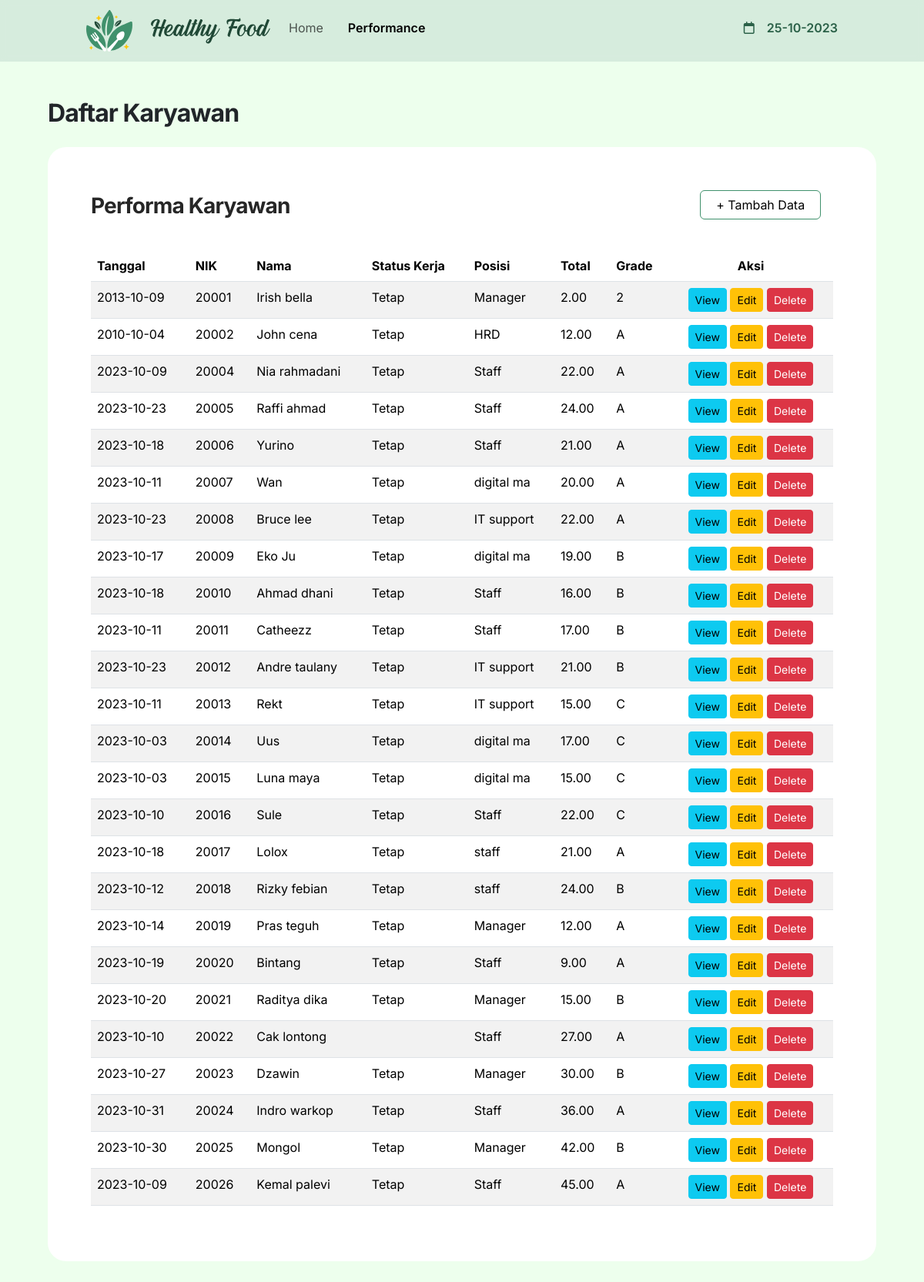
Page /performance.php on the committed database.
### tables this page shows
CREATE TABLE `performance` (
  `nik` int(8) NOT NULL,
  `foto` varchar(200) NOT NULL,
  `nama` varchar(200) NOT NULL,
  `status_kerja` enum('Tetap','Tidak Tetap') NOT NULL,
  `position` varchar(10) NOT NULL,
  `tgl_penilaian` date NOT NULL,
  `responsibility` decimal(10,2) NOT NULL,
  `teamwork` decimal(10,2) NOT NULL,
  `management_time` decimal(10,2) NOT NULL,
  `total` decimal(10,2) NOT NULL,
  `grade` varchar(3) NOT NULL
);

### performance.php (the view, shortened to what this page needs)
<?php
include "sqlConnect.php"
?>
<!DOCTYPE html>
<html lang="en">
<head>
    <link href="https://cdn.jsdelivr.net/npm/bootstrap@5.3.2/dist/css/bootstrap.min.css" rel="stylesheet">
    <link rel="stylesheet" href="style.css">
    <link rel="stylesheet" href="https://cdnjs.cloudflare.com/ajax/libs/font-awesome/6.4.2/css/all.min.css" />
</head>
<body>
    <nav class="navbar navbar-expand-lg bg-body-tertiary sticky-top">
        <div class="container-fluid">
            <a class="navbar-brand" href="#"><img src="images/logo.svg"><img src="images/logoText.svg"></a>
            <div class="collapse navbar-collapse" id="navbarNavAltMarkup">
                <div class="navbar-nav">
                    <div>
                        <a class="nav-link" aria-current="page" href="index.php">Home</a>
                        <a class="nav-link active" href="performance.php">Performance</a>
                    </div>
                    <div>
                        <i class="fa-regular fa-calendar"></i>
                        <p id="tgl">tanggal</p>
                    </div>
                </div>
            </div>
        </div>
    </nav>
    <div class="container">
        <div class="content-body">
            <h1 class="PageTitle mt-3">Daftar Karyawan</h1>
            <div class="card">
                <div class="card-body">
                    <div class="row">
                        <div class="col-12 col-lg-6">
                            <div class="card-title">
                                <h2 class="table-title mt-1">Performa Karyawan</h2>
                            </div>
                        </div>
                        <div class="col-12 col-lg-6 d-flex justify-content-end">
                            <div class="col-12 col-xl-4 col-lg-6 col-sm-12 btn-top">
                                <a href="tambah-performance.php" class="btn btn-primary" style="background-color:white;color:black;border:1;border-color:#40916C;width:100%">
                                    + Tambah Data
                                </a>
                            </div>
                        </div>
                    </div>
                </div>
                <div class="table-responsive p-3">
                    <table class="table table-striped">
                        <thead>
                            <tr>
                                <th>Tanggal</th>
                                <th>NIK</th>
                                <th>Nama</th>
                                <th>Status Kerja</th>
                                <th>Posisi</th>
                                <th>Total</th>
                                <th>Grade</th>
                                <th style="text-align:center">Aksi</th>
                            </tr>
                        </thead>
                        <tbody>
                            <?php
                            $ssql = "select * from performance";
                            $result = mysqli_query($conn, $ssql);
                            if ($result->num_rows > 0) {
                                while ($row = $result->fetch_assoc()) {
                            ?>
                                    <tr>
                                        <td><?php echo $row["tgl_penilaian"] ?></td>
                                        <td><?php echo $row["nik"] ?></td>
                                        <td><?php echo $row["nama"] ?></td>
                                        <td><?php echo $row["status_kerja"] ?></td>
                                        <td><?php echo $row["position"] ?></td>
                                        <td><?php echo $row["total"] ?></td>
                                        <td><?php echo $row["grade"] ?></td>
                                        <td align="center">
                                            <a href="view_performance.php?nik=<?php echo $row['nik']; ?>" class="btn btn-info btn-sm">View</a>
                                            <a href="edit_performance.php?nik=<?php echo $row['nik']; ?>" class="btn btn-warning btn-sm">Edit</a>
                                            <button type="button" class="btn btn-danger btn-sm" data-bs-toggle="modal" data-bs-target="#modalHapus">Delete</button>
                                        </td>
                                    </tr>
                            <?php
                                }
                            }
                            ?>
                        </tbody>
                    </table>
                </div>
            </div>
        </div>
    </div>
</body>
</html>

### style.css (style rules this page uses)
body { background-color: #EDFFED; height: 2000px; font-family: 'Inter', sans-serif; }
h1 { font-weight: 600; }
a { color: #2B6148; text-decoration: none; }
.card { border-radius: 24px; border: none; padding: 40px; }

### performance.php (style rules this page uses)
.container { padding: 2rem; }
.PageTitle { font-family: "Inter"; font-style: normal; font-weight: 700; font-size: 32px; line-height: 120%; letter-spacing: -0.03em; margin-bottom: 25px; }
.table-title { font-family: "Inter"; font-style: normal; font-weight: 700; font-size: 28px; line-height: 120%; letter-spacing: -0.03em; color: #262626; }
.btn-top { margin-left: 1em; margin-right: 1em; }

### rows in the picture
performance: tgl_penilaian "2013-10-09", nik "20001", nama "Irish bella", status_kerja "Tetap", position "Manager", total "2.00", grade "2"
performance: tgl_penilaian "2010-10-04", nik "20002", nama "John cena", status_kerja "Tetap", position "HRD", total "12.00", grade "A"
performance: tgl_penilaian "2023-10-09", nik "20004", nama "Nia rahmadani", status_kerja "Tetap", position "Staff", total "22.00", grade "A"
performance: tgl_penilaian "2023-10-23", nik "20005", nama "Raffi ahmad", status_kerja "Tetap", position "Staff", total "24.00", grade "A"
performance: tgl_penilaian "2023-10-18", nik "20006", nama "Yurino", status_kerja "Tetap", position "Staff", total "21.00", grade "A"
performance: tgl_penilaian "2023-10-11", nik "20007", nama "Wan", status_kerja "Tetap", position "digital ma", total "20.00", grade "A"
performance: tgl_penilaian "2023-10-23", nik "20008", nama "Bruce lee", status_kerja "Tetap", position "IT support", total "22.00", grade "A"
performance: tgl_penilaian "2023-10-17", nik "20009", nama "Eko Ju", status_kerja "Tetap", position "digital ma", total "19.00", grade "B"
performance: tgl_penilaian "2023-10-18", nik "20010", nama "Ahmad dhani", status_kerja "Tetap", position "Staff", total "16.00", grade "B"
performance: tgl_penilaian "2023-10-11", nik "20011", nama "Catheezz", status_kerja "Tetap", position "Staff", total "17.00", grade "B"
performance: tgl_penilaian "2023-10-23", nik "20012", nama "Andre taulany", status_kerja "Tetap", position "IT support", total "21.00", grade "B"
performance: tgl_penilaian "2023-10-11", nik "20013", nama "Rekt", status_kerja "Tetap", position "IT support", total "15.00", grade "C"
performance: tgl_penilaian "2023-10-03", nik "20014", nama "Uus", status_kerja "Tetap", position "digital ma", total "17.00", grade "C"
performance: tgl_penilaian "2023-10-03", nik "20015", nama "Luna maya", status_kerja "Tetap", position "digital ma", total "15.00", grade "C"
performance: tgl_penilaian "2023-10-10", nik "20016", nama "Sule", status_kerja "Tetap", position "Staff", total "22.00", grade "C"
performance: tgl_penilaian "2023-10-18", nik "20017", nama "Lolox", status_kerja "Tetap", position "staff", total "21.00", grade "A"
performance: tgl_penilaian "2023-10-12", nik "20018", nama "Rizky febian", status_kerja "Tetap", position "staff", total "24.00", grade "B"
performance: tgl_penilaian "2023-10-14", nik "20019", nama "Pras teguh", status_kerja "Tetap", position "Manager", total "12.00", grade "A"
performance: tgl_penilaian "2023-10-19", nik "20020", nama "Bintang", status_kerja "Tetap", position "Staff", total "9.00", grade "A"
performance: tgl_penilaian "2023-10-20", nik "20021", nama "Raditya dika", status_kerja "Tetap", position "Manager", total "15.00", grade "B"
performance: tgl_penilaian "2023-10-10", nik "20022", nama "Cak lontong", position "Staff", total "27.00", grade "A"
performance: tgl_penilaian "2023-10-27", nik "20023", nama "Dzawin", status_kerja "Tetap", position "Manager", total "30.00", grade "B"
performance: tgl_penilaian "2023-10-31", nik "20024", nama "Indro warkop", status_kerja "Tetap", position "Staff", total "36.00", grade "A"
performance: tgl_penilaian "2023-10-30", nik "20025", nama "Mongol", status_kerja "Tetap", position "Manager", total "42.00", grade "B"
performance: tgl_penilaian "2023-10-09", nik "20026", nama "Kemal palevi", status_kerja "Tetap", position "Staff", total "45.00", grade "A"
